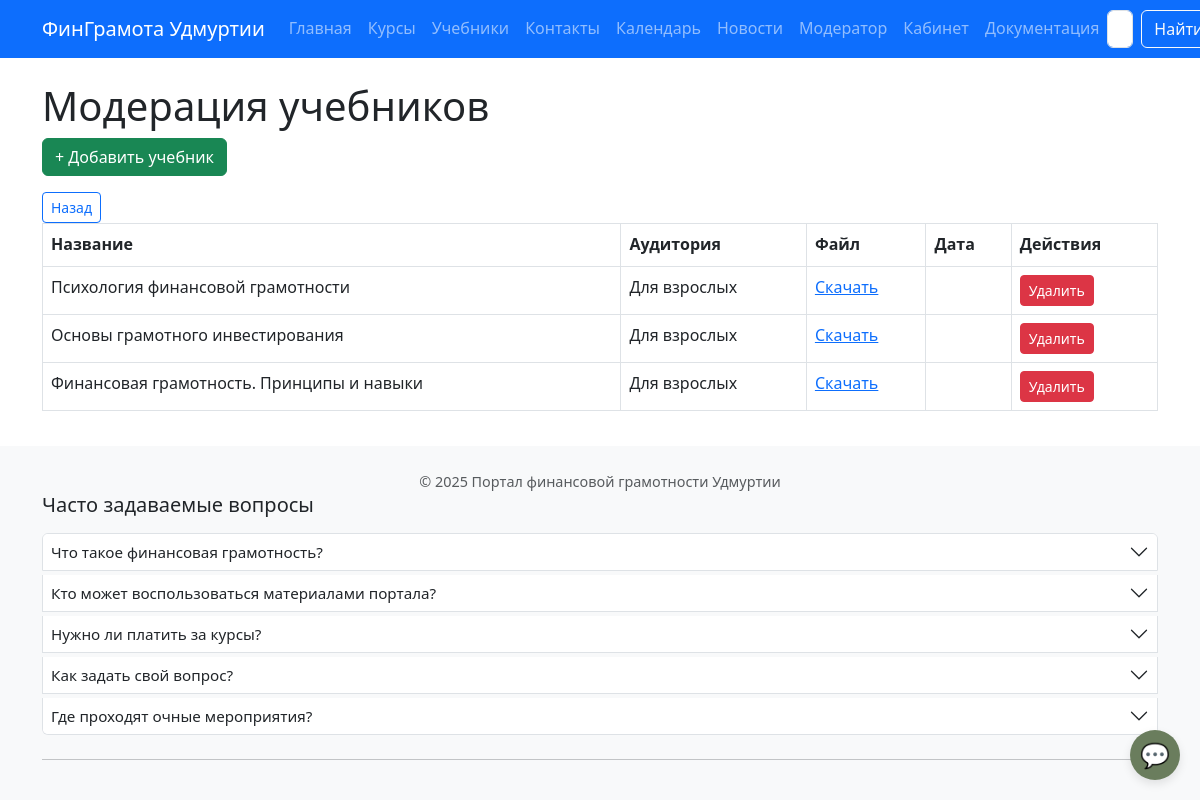
The page /moderator/textbooks/ (signed in) on the database as committed earlier.
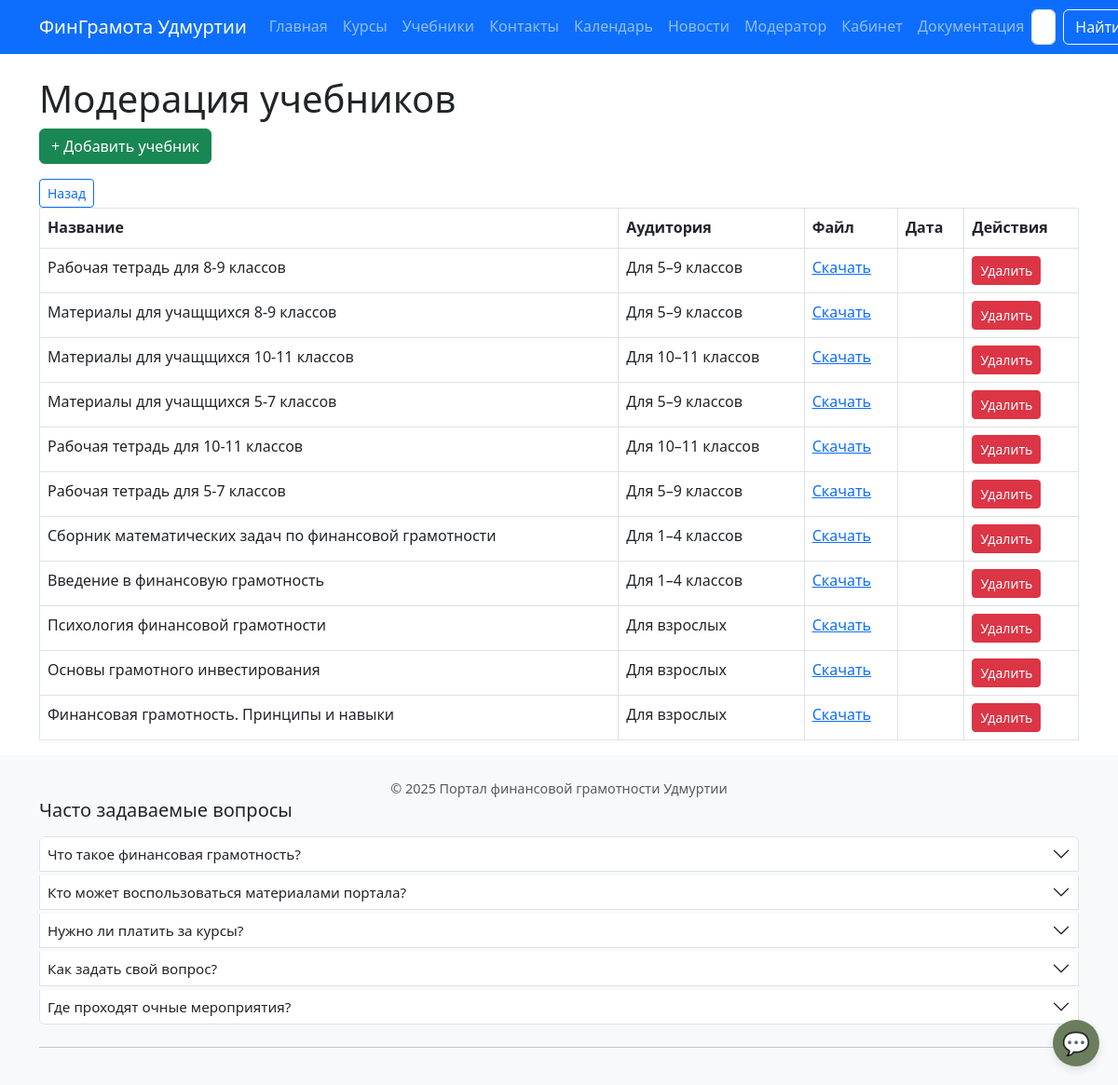
The same page on the database as committed later.
### core/models.py (models this page shows, shortened)
class Textbook(models.Model):
    AUDIENCE_CHOICES = [
        ('1-4', 'Для 1–4 классов'),
        ('5-9', 'Для 5–9 классов'),
        ('10-11', 'Для 10–11 классов'),
        ('adults', 'Для взрослых'),
    ]
    title = models.CharField("Название", max_length=255)
    description = models.TextField("Описание", blank=True)
    audience = models.CharField("Аудитория", max_length=10, choices=AUDIENCE_CHOICES)
    file = models.FileField("Файл (PDF/DOCX)", upload_to='textbooks/')
    created_at = models.DateTimeField(auto_now_add=True)
    class Meta:
        verbose_name = "Учебник"
        verbose_name_plural = "Учебники"
        ordering = ['audience', 'title']

### core/views.py (the view)
# urls.py: path('moderator/textbooks/', views.textbook_moderator_list, name='textbook_moderator_list'),
@user_passes_test(is_moderator, login_url='/login/')
def textbook_moderator_list(request):
    textbooks = Textbook.objects.all().order_by('-created_at')
    return render(request, 'core/textbook_moderator_list.html', {'textbooks': textbooks})

### core/views.py (called while the page is built)
def is_moderator(user):
    return user.is_staff or user.is_superuser

### templates/core/textbook_moderator_list.html (shortened to what this page needs)
{% extends 'base.html' %}
{% load static %}
{% block content %}
<h1>Модерация учебников</h1>
<a href="{% url 'core:textbook_create' %}" class="btn btn-success mb-3">+ Добавить учебник</a>
<div>
  <a href="{% url 'core:moderator_dashboard' %}" class="btn btn-sm btn-outline-primary">Назад</a>
</div>
{% if textbooks %}
  <div class="table-responsive">
    <table class="table table-bordered">
      <thead>
        <tr>
          <th>Название</th>
          <th>Аудитория</th>
          <th>Файл</th>
          <th>Дата</th>
          <th>Действия</th>
        </tr>
      </thead>
      <tbody>
        {% for tb in textbooks %}
          <tr>
            <td>{{ tb.title }}</td>
            <td>{{ tb.get_audience_display }}</td>
            <td><a href="{{ tb.file.url }}" target="_blank">Скачать</a></td>
            <td>{{ tb.uploaded_at|date:"d.m.Y H:i" }}</td>
            <td>
              <form method="post" action="{% url 'core:textbook_delete' tb.id %}" style="display:inline;">
                <button type="submit" class="btn btn-sm btn-danger" onclick="return confirm('Удалить учебник?')">Удалить</button>
              </form>
            </td>
          </tr>
        {% endfor %}
      </tbody>
    </table>
  </div>
{% else %}
  <p>Учебники не загружены.</p>
{% endif %}
{% endblock %}

### templates/base.html (shortened to what this page needs)
{% load static %}
<!DOCTYPE html>
<html lang="ru">
<head>
    <link href="https://cdn.jsdelivr.net/npm/bootstrap@5.3.0/dist/css/bootstrap.min.css" rel="stylesheet">
    <link href="{% static 'css/style.css' %}" rel="stylesheet">
</head>
<body>
     <nav class="navbar navbar-expand-lg navbar-dark bg-primary">
      <div class="container">
        <a class="navbar-brand" href="{% url 'core:home' %}">ФинГрамота Удмуртии</a>
        <div class="collapse navbar-collapse" id="mainNavbar">
          <ul class="navbar-nav me-auto mb-2 mb-lg-0">
            <li class="nav-item"><a class="nav-link" href="{% url 'core:home' %}">Главная</a></li>
            <li class="nav-item"><a class="nav-link" href="{% url 'courses:list' %}">Курсы</a></li>
            <li class="nav-item"><a class="nav-link" href="{% url 'core:textbooks' %}">Учебники</a></li>
            <li class="nav-item"><a class="nav-link" href="{% url 'core:contacts' %}">Контакты</a></li>
            <li class="nav-item"><a class="nav-link" href="{% url 'core:calendar' %}">Календарь</a></li>
            <li class="nav-item"><a class="nav-link" href="{% url 'core:news_list' %}">Новости</a></li>
              {% if user.is_moderator %}
                <li class="nav-item"><a class="nav-link" href="{% url 'core:moderator_dashboard' %}">Модератор</a></li>
              {% endif %}
            {% if user.is_authenticated %}
              <li class="nav-item"><a class="nav-link" href="{% url 'core:profile' %}">Кабинет</a></li>
            {% else %}
              <li class="nav-item"><a class="nav-link" href="{% url 'core:login' %}">Войти</a></li>
              <li class="nav-item"><a class="nav-link" href="{% url 'core:register' %}">Регистрация</a></li>
            {% endif %}
            <li class="nav-item"><a class="nav-link" href="{% url 'core:documentation' %}">Документация</a></li>
          </ul>
          <form class="d-none d-lg-flex" action="{% url 'search:results' %}" method="get">
            <input class="form-control me-2" type="search" name="q" placeholder="Поиск..." aria-label="Поиск">
            <button class="btn btn-outline-light" type="submit">Найти</button>
          </form>
        </div>
      </div>
    </nav>
    <div class="container mt-4">
        {% block content %}{% endblock %}
    </div>
<div id="chat-open-btn" style="position: fixed; bottom: 20px; right: 20px; z-index: 9998; width: 50px; height: 50px; border-radius: 50%; background-color: #6a7d5d; color: white; display: flex; align-items: center; justify-content: center; font-size: 24px; box-shadow: 0 4px 10px rgba(0,0,0,0.1); cursor: pointer; display: none;">💬</div>
    <footer class="bg-light text-dark py-4 mt-auto">
        <p class="mb-0 text-center text-muted">
          © 2025 Портал финансовой грамотности Удмуртии
        </p>
      <div class="container">
        <div class="mb-4">
          <h5 class="mb-3">Часто задаваемые вопросы</h5>
          <div class="accordion" id="footerFaqAccordion">
            {% for item in faq_items_footer %}
              <div class="accordion-item mb-1">
                <h6 class="accordion-header" id="faqHeading{{ forloop.counter }}">
                  <button class="accordion-button collapsed p-2" type="button" data-bs-toggle="collapse" data-bs-target="#faqCollapse{{ forloop.counter }}" aria-expanded="false" aria-controls="faqCollapse{{ forloop.counter }}" style="font-size: 0.95rem;">
                    {{ item.question }}
                  </button>
                </h6>
              </div>
            {% endfor %}
          </div>
        </div>
        <hr class="my-3">
      </div>
    </footer>
</body>
</html>

### static/css/style.css (style rules this page uses)
body { font-size: 1rem; line-height: 1.6; }
footer { font-size: 0.9rem; }

### templates/base.html (style rules this page uses)
body { display: flex; flex-direction: column; min-height: 100vh; font-size: 1rem; line-height: 1.6; }
footer { flex-shrink: 0; font-size: 0.9rem; }
body { padding-bottom: 70px; }
@media (min-width: 577px) { body { padding-bottom: 0; } }

Rows that differ between the two databases and show on the page:
added Textbook: title "Рабочая тетрадь для 8-9 классов", audience "Для 5–9 классов"
added Textbook: title "Материалы для учащщихся 8-9 классов", audience "Для 5–9 классов"
added Textbook: title "Материалы для учащщихся 10-11 классов", audience "Для 10–11 классов"
added Textbook: title "Материалы для учащщихся 5-7 классов", audience "Для 5–9 классов"
added Textbook: title "Рабочая тетрадь для 10-11 классов", audience "Для 10–11 классов"
added Textbook: title "Рабочая тетрадь для 5-7 классов", audience "Для 5–9 классов"
added Textbook: title "Сборник математических задач по финансовой грамотности", audience "Для 1–4 классов"
added Textbook: title "Введение в финансовую грамотность", audience "Для 1–4 классов"
